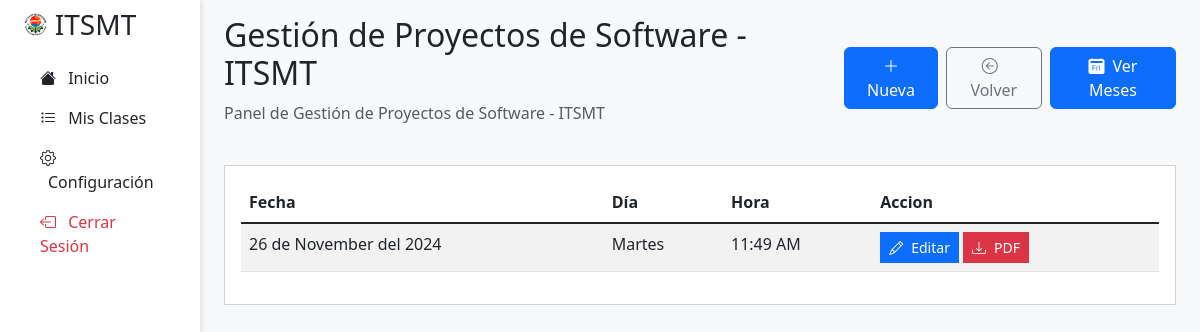
The page /view/mis-clases/asistencias.php?id=2 (signed in) on the database as committed earlier.
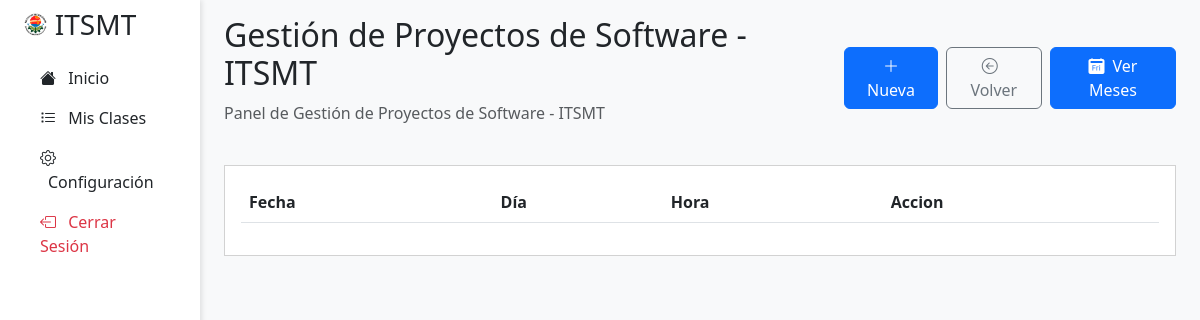
The same page on the database as committed later.
### tables this page shows
CREATE TABLE `asignaturas` (
  `id` varchar(10) NOT NULL,
  `nombre_asignatura` varchar(50) NOT NULL,
  PRIMARY KEY (`id`)
);

CREATE TABLE `asistencias` (
  `id` int(11) NOT NULL AUTO_INCREMENT,
  `clase_id` int(11) NOT NULL,
  `dia_id` int(11) NOT NULL,
  `hora` time NOT NULL,
  `fecha` date NOT NULL DEFAULT current_timestamp(),
  PRIMARY KEY (`id`),
  KEY `clase_id` (`clase_id`,`dia_id`),
  KEY `dia_id` (`dia_id`),
  CONSTRAINT `asistencias_ibfk_1` FOREIGN KEY (`dia_id`) REFERENCES `dias` (`id`) ON DELETE CASCADE ON UPDATE CASCADE,
  CONSTRAINT `asistencias_ibfk_2` FOREIGN KEY (`clase_id`) REFERENCES `clases` (`id`) ON DELETE CASCADE ON UPDATE CASCADE
);

CREATE TABLE `dias` (
  `id` int(11) NOT NULL AUTO_INCREMENT,
  `nombre_id` varchar(20) NOT NULL,
  PRIMARY KEY (`id`)
);

### view/mis-clases/asistencias.php (the view, shortened to what this page needs)
<?php
include_once __DIR__ . "../../../php/conexion.php";
$clase_id = $_GET["id"];
$sql = $conexion->query("SELECT a.nombre_asignatura FROM clases c INNER JOIN asignaturas a ON c.asignatura_id = a.id WHERE c.id = $clase_id");
$titulo = $sql->fetch_object()->nombre_asignatura . " - " . SIGLAS;
include_once __DIR__ . "../../layout/header.php";
?>
<div class="col-md-9 col-lg-10 ms-sm-auto px-4 main-content">
    <div class="d-flex justify-content-between flex-wrap flex-md-nowrap align-items-center pt-3 pb-2 mb-3">
        <div>
            <h1 class="h2"><?= $titulo ?></h1>
            <p class="text-muted">Panel de <?= $titulo ?></p>
        </div>
        <div class="action-buttons d-flex gap-2">
            <a class="btn btn-primary" href="<?= URL_RAIZ ?>view/mis-clases/nueva-asistencia.php?id=<?= $clase_id ?>">
                <i class="bi bi-plus-lg"></i> Nueva
            </a>
            <a class="btn btn-outline-secondary" href="<?= URL_RAIZ ?>view/mis-clases/">
                <i class="bi bi-arrow-left-circle me-2"></i>Volver
            </a>
            <a class="btn btn-primary" href="<?= URL_RAIZ ?>view/mis-clases/ver-meses.php?id=<?= $clase_id ?>">
                <i class="bi bi-calendar2-day-fill me-2"></i>Ver Meses
            </a>
        </div>
    </div>
    <div class="card mb-4 p-3 rounded-0">
        <div class="table-responsive">
            <table class="table table-striped">
                <thead>
                    <tr>
                        <th>Fecha</th>
                        <th>Día</th>
                        <th>Hora</th>
                        <th>Accion</th>
                    </tr>
                </thead>
                <tbody class="table-group-divider" id="body-tabla">
                    <?php
                    $mysqli = $conexion->query("SELECT a.id, a.fecha, d.nombre_id, a.hora FROM asistencias a
                    INNER JOIN dias d ON a.dia_id = d.id
                    WHERE a.clase_id = $clase_id");
                    while ($dato = $mysqli->fetch_object()) :
                    ?>
                        <tr>
                            <td><?= strftime("%d de %B del %Y", strtotime($dato->fecha)) ?></td>
                            <td><?= $dato->nombre_id ?></td>
                            <td><?= date('h:i A', strtotime($dato->hora)) ?></td>
                            <td>
                                <a class="btn btn-sm btn-primary rounded-0 mb-2 mb-sm-0" href="<?= URL_RAIZ ?>view/mis-clases/editar-asistencia.php?clase=<?= $clase_id ?>&asistencia=<?= $dato->id ?>"><i class="bi bi-pencil me-2"></i>Editar</a>
                                <a title="Descargar PDF" class="btn btn-sm btn-danger rounded-0" href="<?= URL_RAIZ ?>view/generar-reporte/docente/index.php?asistencia=<?= $dato->id ?>"><i class="bi bi-download me-2"></i>PDF</a>
                            </td>
                        </tr>
                    <?php endwhile; ?>
                </tbody>
            </table>
        </div>
    </div>
</div>
<?php include_once __DIR__ . "../../layout/footer.php"; ?>

### view/layout/header.php (shortened to what this page needs)
<!DOCTYPE html>
<html lang="es">
<head>
    <link href="https://cdn.jsdelivr.net/npm/bootstrap@5.3.0/dist/css/bootstrap.min.css" rel="stylesheet">
    <link rel="stylesheet" href="https://cdn.jsdelivr.net/npm/bootstrap-icons@1.11.0/font/bootstrap-icons.css">
    <link href="https://cdn.datatables.net/v/dt/dt-2.1.8/datatables.min.css" rel="stylesheet">
    <link rel="stylesheet" href="<?= URL_RAIZ ?>css/main.css">
</head>
<body class="bg-light">
    <div class="container-fluid">
        <div class="row">
            <div class="col-auto col-md-3 col-lg-2 px-sm-2 px-0 sidebar">
                <div class="d-flex flex-column align-items-center align-items-sm-start px-3 pt-2">
                    <h3 class="d-flex align-items-center pb-3 mb-md-0 text-decoration-none">
                        <img class="me-2" width="15%" src="<?= URL_RAIZ ?>img/logo_itsmt.png" alt="LOGO_ITSMT"><?= SIGLAS ?>
                    </h3>
                    <ul class="nav nav-pills flex-column mb-sm-auto mb-0 align-items-center align-items-sm-start w-100">
                        <li class="nav-item">
                            <a href="<?= URL_RAIZ ?>view/home/" class="nav-link text-dark">
                                <i class="bi bi-house-fill"></i>
                                <span class="ms-2">Inicio</span>
                            </a>
                        </li>
                        <?php if ($_SESSION["usuario"]["role_id"] == 2): ?>
                            <li class="nav-item">
                                <a href="<?= URL_RAIZ ?>view/mis-clases/" class="nav-link text-dark">
                                    <i class="bi bi-list-task"></i>
                                    <span class="ms-2">Mis Clases</span>
                                </a>
                            </li>
                        <?php endif ?>
                        <li class="nav-item">
                            <a href="<?= URL_RAIZ ?>view/configuracion/" class="nav-link text-dark">
                                <i class="bi bi-gear"></i>
                                <span class="ms-2">Configuración</span>
                            </a>
                        </li>
                        <li class="nav-item">
                            <a href="<?= URL_RAIZ ?>php/auth/cerrar_sesion.php" class="nav-link text-danger">
                                <i class="bi bi-box-arrow-left"></i>
                                <span class="ms-2">Cerrar Sesión</span>
                            </a>
                        </li>
                    </ul>
                </div>
            </div>

### view/layout/footer.php (shortened to what this page needs)
</div>
</div>
</body>
</html>

### css/main.css (style rules this page uses)
.sidebar { height: 100vh; position: fixed; background: #ffffff; box-shadow: 2px 0 5px rgba(0, 0, 0, 0.1); }

Rows that differ between the two databases and show on the page:
removed asistencias: fecha "26 de November del 2024", dia.nombre_id "Martes", hora "11:49 AM"
